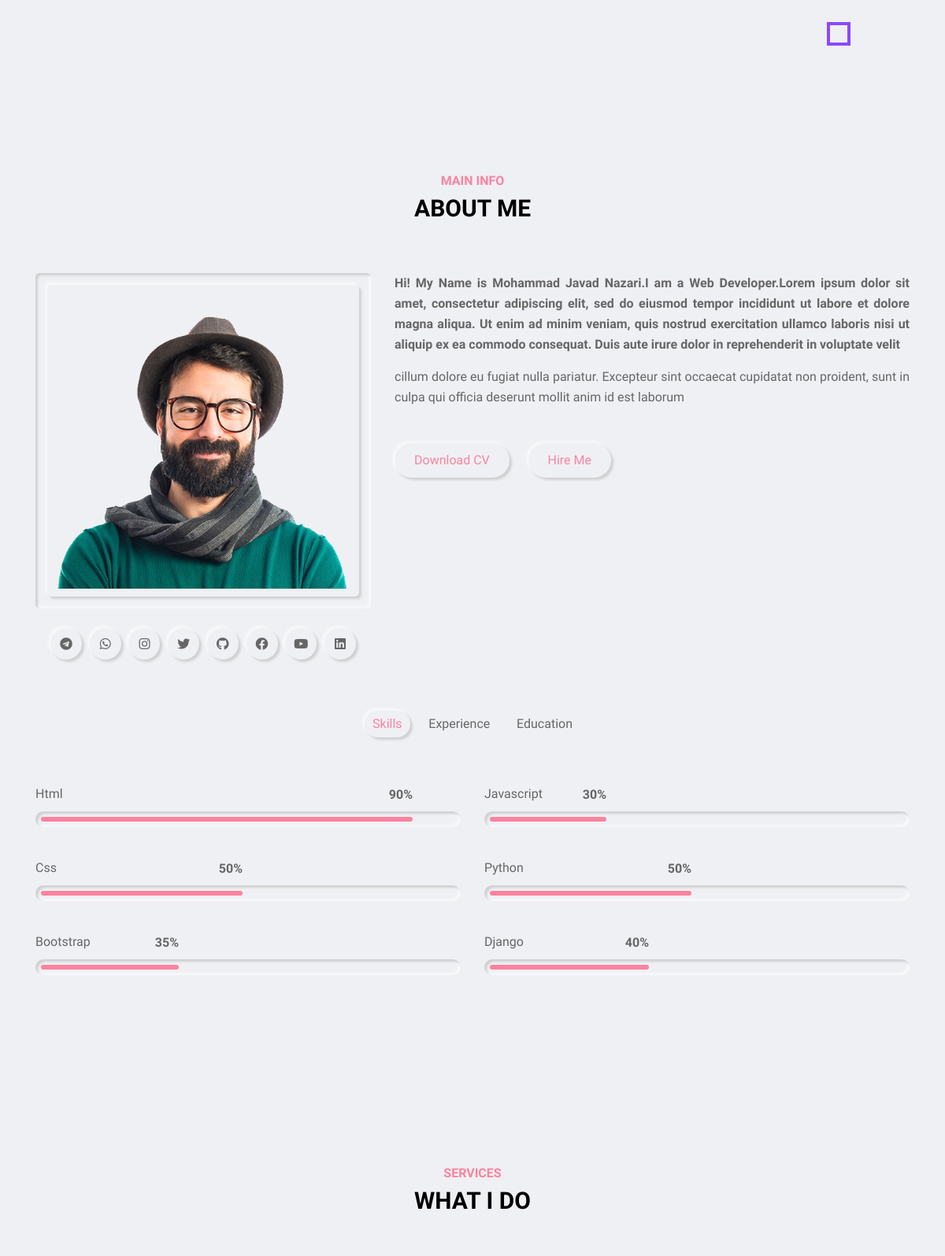
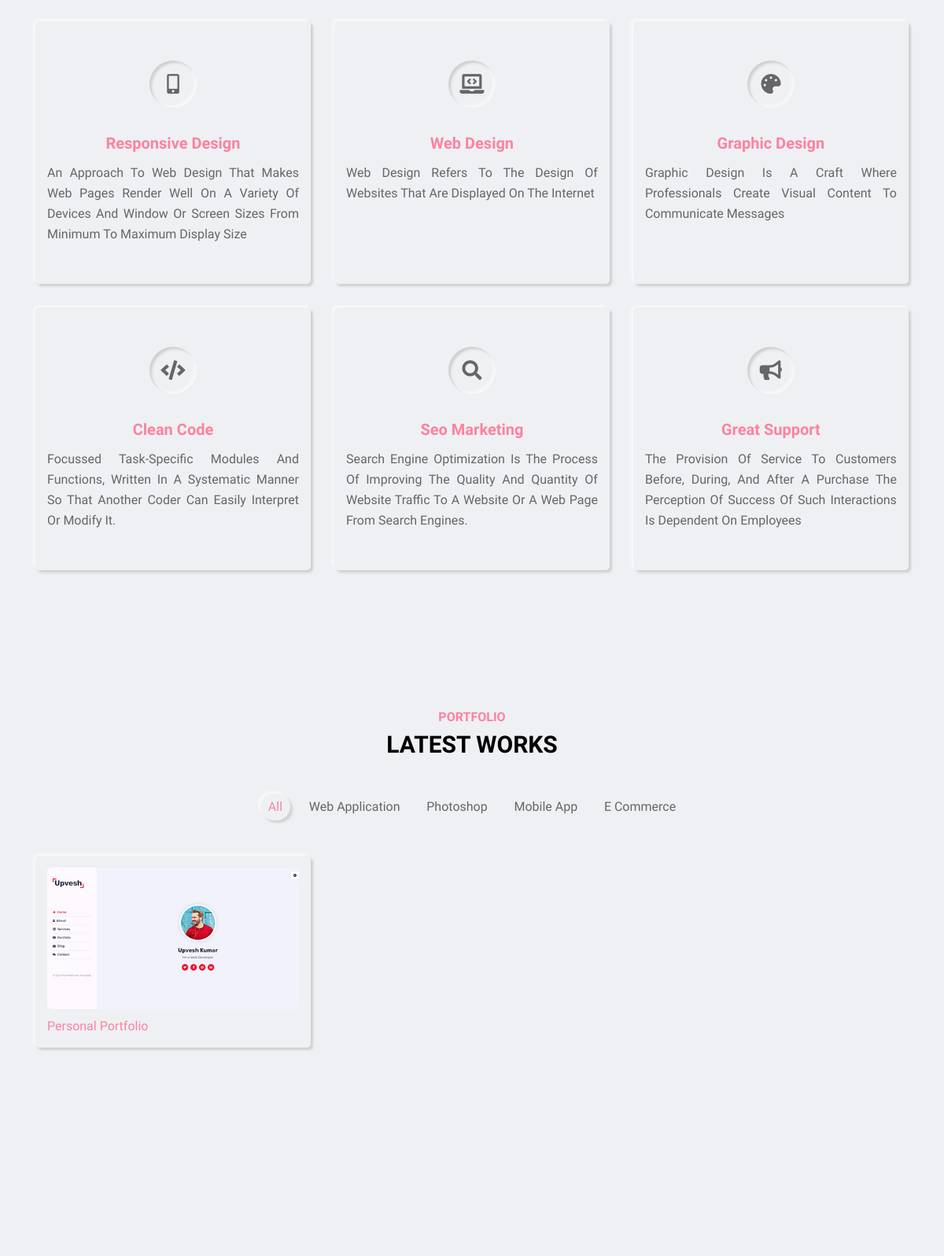
Before: / (middle part) with the older database file (2 pictures, top to bottom).
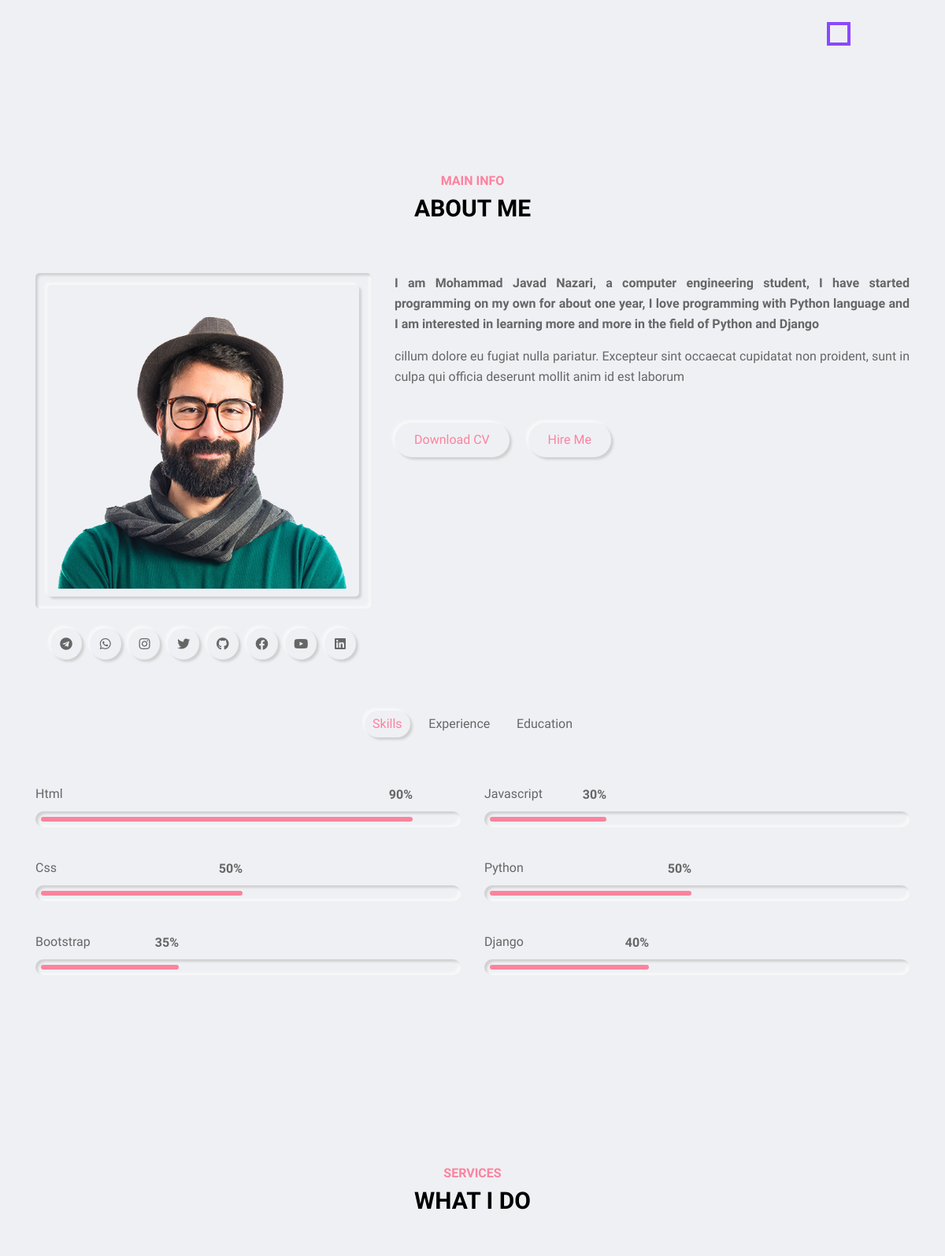
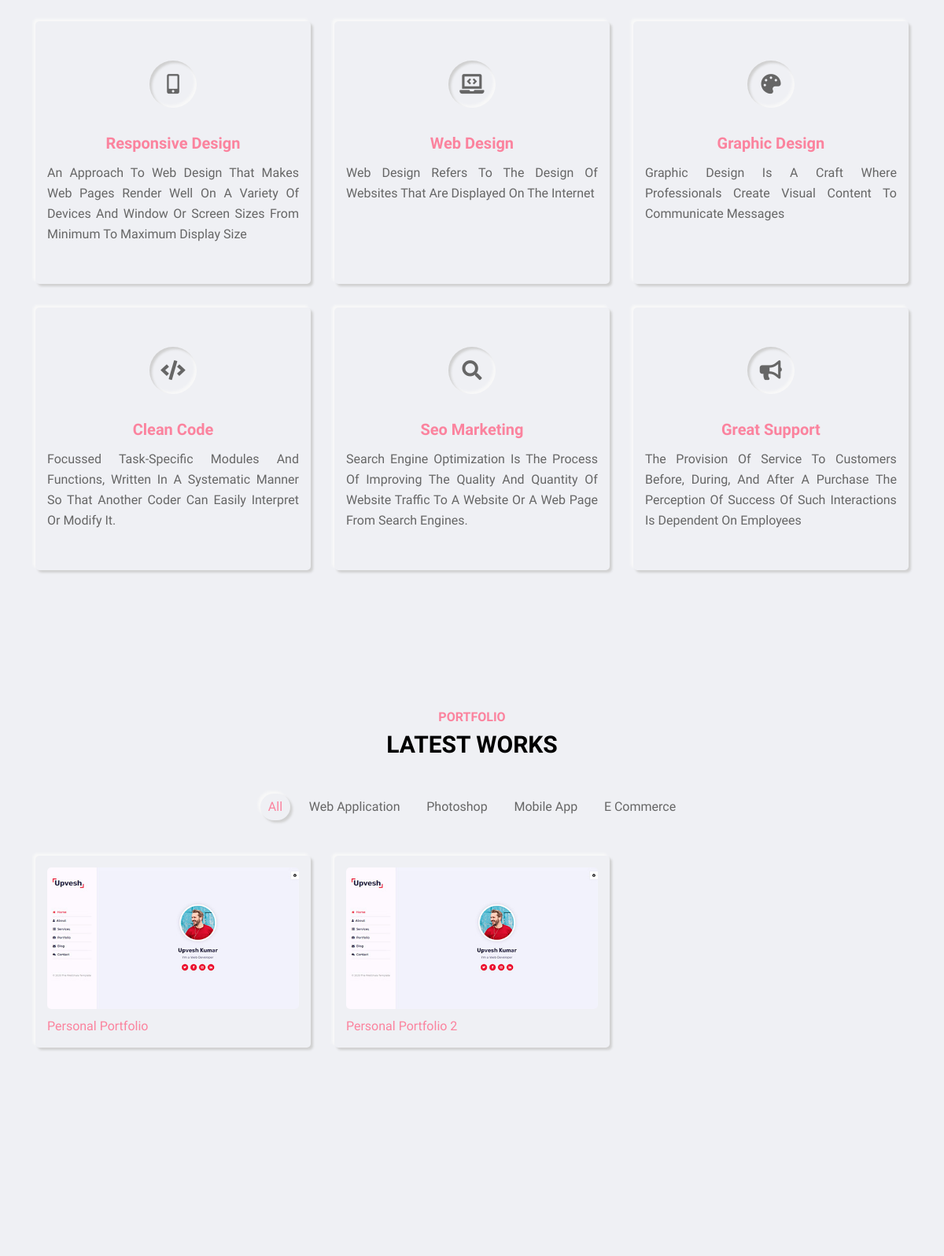
After: the same page with the newer database file (2 pictures, top to bottom).
### Portfolio/models.py (models this page shows, shortened)
class About(models.Model):
    description_1 = models.TextField(max_length=350)
    description_2 = models.TextField(max_length=170)
    image = models.ImageField(upload_to='About/')
    name = models.CharField(max_length=25)
    updated = models.DateTimeField(auto_now=True)
    def show_photo(self):
        return mark_safe('<img src="{}" width="250" />'.format(self.image.url))
    show_photo.short_description = 'Image Preview'
    show_photo.allow_tags = True
    class Meta:
        verbose_name_plural = '2 - About'

class Profile(models.Model):
    about = models.ForeignKey(About, on_delete=models.CASCADE)
    name = models.CharField(max_length=20)
    link = models.URLField()

class Skill(models.Model):
    about = models.ForeignKey(About, on_delete=models.CASCADE)
    name = models.CharField(max_length=20)
    percent = models.CharField(max_length=3)

class Service(models.Model):
    name = models.CharField(max_length=15)
    title = models.CharField(max_length=20)
    description_1 = models.TextField(max_length=150)
    updated = models.DateTimeField(auto_now=True)
    class Meta:
        verbose_name_plural = '3 - Service'

class Category(models.Model):
    name = models.CharField(max_length=35)
    class Meta:
        verbose_name_plural = '4 - Category'
    def __str__(self):
        return self.name

class Portfolio(models.Model):
    title = models.CharField(max_length=50)
    category = models.ForeignKey(Category, on_delete=models.CASCADE)
    description = models.TextField(max_length=350)
    image = models.ImageField(upload_to='Portfolio/')
    date = models.DateTimeField(auto_now_add=True)
    client = models.CharField(max_length=35)
    frontend = models.CharField(max_length=35)
    backend = models.CharField(max_length=35)
    website = models.URLField()
    complete_date = models.DateField()
    def show_photo(self):
        return mark_safe('<img src="{}" width="250" />'.format(self.image.url))
    show_photo.short_description = 'Image Preview'
    show_photo.allow_tags = True
    class Meta:
        verbose_name_plural = '5 - Portfolio'

### Portfolio/views.py (the view, shortened to what this page needs)
# urls.py: path('', include('Portfolio.urls'), name="home_page"),
def home_page(request):
    form = ContactUsForm()
    home = Home.objects.latest('updated')
    about = About.objects.latest('updated')
    profiles = Profile.objects.filter(about=about)
    skills = Skill.objects.filter(about=about)
    experiences = Experience.objects.all()
    educations = Education.objects.all()
    services = Service.objects.all()
    categories = Category.objects.filter()
    portfolio = Portfolio.objects.all()
    galleries = Gallery.objects.filter(portfolio=portfolio)
    testimonials = Testimonial.objects.all()
    contact = Contact.objects.latest('updated')
    context = {
        'home':home,
        'about':about,
        'profiles':profiles,
        'skills':skills,
        'experiences':experiences,
        'educations':educations,
        'services':services,
        'categories':categories,
        'portfolios':portfolio,
        'galleries':galleries,
        'testimonials':testimonials,
        'contact':contact,
        'form':ContactUsForm
    }
    return render(request, 'home.html',context)

### templates/home.html (shortened to what this page needs)
{% load static %}
<!DOCTYPE html>
<html lang="en">
  <head>
    <link rel="stylesheet" type="text/css" href="{% static 'css/font-awesome.css' %}"/>
    <link rel="stylesheet" type="text/css" href="{% static 'css/style.css' %}"/>
    <link rel="stylesheet" type="text/css" href="{% static 'css/responsive.css' %}"/>
    <link rel="stylesheet" type="text/css" class="alternate-style" title="color-1" href="{% static 'css/skins/color-1.css' %}" />
    <link rel="stylesheet" type="text/css" class="alternate-style" title="color-2" href="{% static 'css/skins/color-2.css' %}" disabled />
    <link rel="stylesheet" type="text/css" class="alternate-style" title="color-3" href="{% static 'css/skins/color-3.css' %}" disabled />
    <link rel="stylesheet" type="text/css" class="alternate-style" title="color-4" href="{% static 'css/skins/color-4.css' %}" disabled />
    <link rel="stylesheet" type="text/css" class="alternate-style" title="color-5" href="{% static 'css/skins/color-5.css' %}" disabled />
    <link rel="stylesheet" type="text/css" href="{% static 'css/style-switcher.css' %}"/>
  </head>
  <body>
    <section class="home-section section active" id="home">
      <div class="effect-wrap">
        <div class="effect effect-1"></div>
      </div>
      <div class="container">
        <divv class="row full-screen align-items-center">
        </divv>
      </div>
    </section>
    <section class="about-section section" id="about">
      <div class="container">
        <div class="row">
          <div class="section-title">
            <h2 data-heading="main info">About Me</h2>
          </div>
        </div>
        <div class="row">
          <div class="about-img">
            <div class="img-box inner-shadow">
              <img src="{{ about.image.url }}"class="outer-shadow"alt="profile-pic"/>
            </div>
            <div class="social-links">
              {% for profile in about.profile_set.all %}
              <a href="{{profile.link}}" class="outer-shadow hover-in-shadow"><i class="fab fa-{{profile.name}}"></i></a>
              {% endfor %}
            </div>
          </div>
          <div class="about-info">
            <p>
              <span>
                {{about.description_1}}
                <p>
                  {{about.description_2}}
                </p></span>
            </p>
            <a href="{% static 'cv.pdf' %}" class="btn-1 outer-shadow hover-in-shadow">Download CV</a>
            <a href="#contact" class="link-item btn-1 outer-shadow hover-in-shadow">Hire Me</a>
          </div>
        </div>
        <div class="row">
          <div class="about-tabs">
            <span class="tab-item outer-shadow active" data-target=".skills">skills</span>
            <span class="tab-item" data-target=".experience">experience</span>
            <span class="tab-item" data-target=".education">education</span>
          </div>
        </div>
        <div class="row">
          <div class="skills tab-content active">
            <div class="row">
              {% for skill in about.skill_set.all %}
              <div class="skill-item">
                <p>{{skill.name}}</p>
                <div class="progress inner-shadow">
                  <div class="progress-bar" style="width: calc({{skill.percent}}% - 14px)">
                    <span>{{skill.percent}}%</span>
                  </div>
                </div>
              </div>
              {% endfor %}
            </div>
          </div>
        </div>
      </div>
    </section>
    <section class="service-section section" id="services">
      <div class="container">
        <div class="row">
          <div class="section-title">
            <h2 data-heading="Services">What I Do</h2>
          </div>
        </div>
        <div class="row">
          {% for services in services %}
          <div class="service-item">
            <div class="service-item-inner outer-shadow">
              <div class="icon inner-shadow">
                <i class="fas fa-{{services.name}}"></i>
              </div>
              <h3>{{services.title}}</h3>
              <p>{{services.description_1}}</p>
            </div>
          </div>
          {% endfor %}
        </div>
      </div>
    </section>
    <section class="portfolio-section section" id="portfolio">
      <div class="container">
        <div class="row">
          <div class="section-title">
            <h2 data-heading="Portfolio">Latest Works</h2>
          </div>
        </div>
        <div class="row">
          <div class="portfolio-filter">
            <span class="filter-item active outer-shadow" data-target="all">All</span>
            {% for categories in categories %}
              <span class="filter-item" data-target="{{categories.name}}">{{categories.name}}</span>
            {% endfor %}
          </div>
        </div>
        <div class="row portfolio-items">
          {% for portfolio in portfolios %}
          <div class="portfolio-item" data-category="{{portfolio.category}}">
            <div class="portfolio-item-inner outer-shadow">
              <div class="portfolio-item-img">
                <img src="{% static 'img/portfolio/thumb/project-1.png' %}" alt="portfolio" data-screenshots="{% static 'img/portfolio/large/project-1/1.png' %}
                ,{% static 'img/portfolio/large/project-1/2.png' %},{% static 'img/portfolio/large/project-1/3.png' %},{% static 'img/portfolio/large/project-1/4.png' %}
                ,{% static 'img/portfolio/large/project-1/5.png' %},{% static 'img/portfolio/large/project-1/6.png' %}">
              </div>
              <p class="portfolio-item-title">{{portfolio.title}}</p>
            </div>
          </div>
          {% endfor %}
        </div>
      </div>
    </section>
  </body>
</html>

### static/css/skins/color-1.css (style rules this page uses)
:root { --skin-color:#fb839e; }

Changed rows visible on the page:
changed About: description_1 "Hi! My Name is Mohammad Javad Nazari.I am a Web Developer.Lorem ipsum dolor sit amet, consectetur adipiscing elit, sed do eiusmod tempor incididunt ut labore et dolore magna aliqua. Ut enim ad minim veniam, quis nostrud exercitation ullamco laboris nisi ut aliquip ex ea commodo consequat. Duis aute irure dolor in reprehenderit in voluptate velit" → "I am Mohammad Javad Nazari, a computer engineering student, I have started programming on my own for about one year, I love programming with Python language and I am interested in learning more and more in the field of Python and Django"
added Portfolio: title "Personal Portfolio 2"
